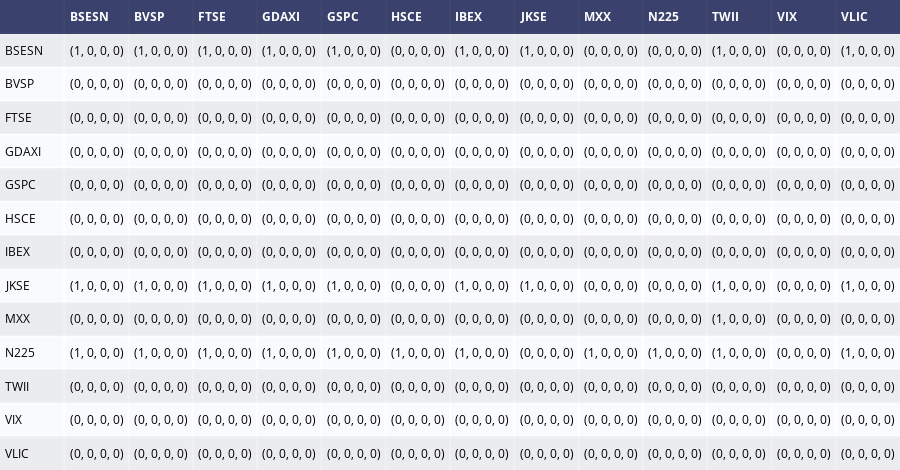

The cell this chart's notebook holds for it:
### Code cell
display_correlation('monthly', 'sigma_sq_ewma', 'Monthly', 'Spill Over Volatility')

### Figure 1 — Plotly figure (JSON) as saved in the notebook; plotly's stock layout.template omitted (floating-point values rounded to 4 significant figures; data arrays with more than 128 entries replaced by an {"elided": "..."} marker saying what was removed)
{"data": [{"colorscale": [[0, "#00083e"], [0.5, "#ededee"], [1, "#ffffff"]], "hoverinfo": "none", "opacity": 0.75, "showscale": false, "type": "heatmap", "z": {"elided": "14x14 float values"}}], "layout": {"annotations": [{"align": "left", "font": {"color": "#ffffff"}, "showarrow": false, "text": "<b> </b>", "x": -0.45, "xanchor": "left", "xref": "x", "y": 0, "yref": "y"}, {"align": "left", "font": {"color": "#ffffff"}, "showarrow": false, "text": "<b>BSESN</b>", "x": 0.55, "xanchor": "left", "xref": "x", "y": 0, "yref": "y"}, {"align": "left", "font": {"color": "#ffffff"}, "showarrow": false, "text": "<b>BVSP</b>", "x": 1.55, "xanchor": "left", "xref": "x", "y": 0, "yref": "y"}, {"align": "left", "font": {"color": "#ffffff"}, "showarrow": false, "text": "<b>FTSE</b>", "x": 2.55, "xanchor": "left", "xref": "x", "y": 0, "yref": "y"}, {"align": "left", "font": {"color": "#ffffff"}, "showarrow": false, "text": "<b>GDAXI</b>", "x": 3.55, "xanchor": "left", "xref": "x", "y": 0, "yref": "y"}, {"align": "left", "font": {"color": "#ffffff"}, "showarrow": false, "text": "<b>GSPC</b>", "x": 4.55, "xanchor": "left", "xref": "x", "y": 0, "yref": "y"}, {"align": "left", "font": {"color": "#ffffff"}, "showarrow": false, "text": "<b>HSCE</b>", "x": 5.55, "xanchor": "left", "xref": "x", "y": 0, "yref": "y"}, {"align": "left", "font": {"color": "#ffffff"}, "showarrow": false, "text": "<b>IBEX</b>", "x": 6.55, "xanchor": "left", "xref": "x", "y": 0, "yref": "y"}, {"align": "left", "font": {"color": "#ffffff"}, "showarrow": false, "text": "<b>JKSE</b>", "x": 7.55, "xanchor": "left", "xref": "x", "y": 0, "yref": "y"}, {"align": "left", "font": {"color": "#ffffff"}, "showarrow": false, "text": "<b>MXX</b>", "x": 8.55, "xanchor": "left", "xref": "x", "y": 0, "yref": "y"}, {"align": "left", "font": {"color": "#ffffff"}, "showarrow": false, "text": "<b>N225</b>", "x": 9.55, "xanchor": "left", "xref": "x", "y": 0, "yref": "y"}, {"align": "left", "font": {"color": "#ffffff"}, "showarrow": false, "text": "<b>TWII</b>", "x": 10.55, "xanchor": "left", "xref": "x", "y": 0, "yref": "y"}, {"align": "left", "font": {"color": "#ffffff"}, "showarrow": false, "text": "<b>VIX</b>", "x": 11.55, "xanchor": "left", "xref": "x", "y": 0, "yref": "y"}, {"align": "left", "font": {"color": "#ffffff"}, "showarrow": false, "text": "<b>VLIC</b>", "x": 12.55, "xanchor": "left", "xref": "x", "y": 0, "yref": "y"}, {"align": "left", "font": {"color": "#000000"}, "showarrow": false, "text": "BSESN", "x": -0.45, "xanchor": "left", "xref": "x", "y": 1, "yref": "y"}, {"align": "left", "font": {"color": "#000000"}, "showarrow": false, "text": "(1, 0, 0, 0)", "x": 0.55, "xanchor": "left", "xref": "x", "y": 1, "yref": "y"}, {"align": "left", "font": {"color": "#000000"}, "showarrow": false, "text": "(1, 0, 0, 0)", "x": 1.55, "xanchor": "left", "xref": "x", "y": 1, "yref": "y"}, {"align": "left", "font": {"color": "#000000"}, "showarrow": false, "text": "(1, 0, 0, 0)", "x": 2.55, "xanchor": "left", "xref": "x", "y": 1, "yref": "y"}, {"align": "left", "font": {"color": "#000000"}, "showarrow": false, "text": "(1, 0, 0, 0)", "x": 3.55, "xanchor": "left", "xref": "x", "y": 1, "yref": "y"}, {"align": "left", "font": {"color": "#000000"}, "showarrow": false, "text": "(1, 0, 0, 0)", "x": 4.55, "xanchor": "left", "xref": "x", "y": 1, "yref": "y"}, {"align": "left", "font": {"color": "#000000"}, "showarrow": false, "text": "(0, 0, 0, 0)", "x": 5.55, "xanchor": "left", "xref": "x", "y": 1, "yref": "y"}, {"align": "left", "font": {"color": "#000000"}, "showarrow": false, "text": "(1, 0, 0, 0)", "x": 6.55, "xanchor": "left", "xref": "x", "y": 1, "yref": "y"}, {"align": "left", "font": {"color": "#000000"}, "showarrow": false, "text": "(1, 0, 0, 0)", "x": 7.55, "xanchor": "left", "xref": "x", "y": 1, "yref": "y"}, {"align": "left", "font": {"color": "#000000"}, "showarrow": false, "text": "(0, 0, 0, 0)", "x": 8.55, "xanchor": "left", "xref": "x", "y": 1, "yref": "y"}, {"align": "left", "font": {"color": "#000000"}, "showarrow": false, "text": "(0, 0, 0, 0)", "x": 9.55, "xanchor": "left", "xref": "x", "y": 1, "yref": "y"}, {"align": "left", "font": {"color": "#000000"}, "showarrow": false, "text": "(1, 0, 0, 0)", "x": 10.55, "xanchor": "left", "xref": "x", "y": 1, "yref": "y"}, {"align": "left", "font": {"color": "#000000"}, "showarrow": false, "text": "(0, 0, 0, 0)", "x": 11.55, "xanchor": "left", "xref": "x", "y": 1, "yref": "y"}, {"align": "left", "font": {"color": "#000000"}, "showarrow": false, "text": "(1, 0, 0, 0)", "x": 12.55, "xanchor": "left", "xref": "x", "y": 1, "yref": "y"}, {"align": "left", "font": {"color": "#000000"}, "showarrow": false, "text": "BVSP", "x": -0.45, "xanchor": "left", "xref": "x", "y": 2, "yref": "y"}, {"align": "left", "font": {"color": "#000000"}, "showarrow": false, "text": "(0, 0, 0, 0)", "x": 0.55, "xanchor": "left", "xref": "x", "y": 2, "yref": "y"}, {"align": "left", "font": {"color": "#000000"}, "showarrow": false, "text": "(0, 0, 0, 0)", "x": 1.55, "xanchor": "left", "xref": "x", "y": 2, "yref": "y"}, {"align": "left", "font": {"color": "#000000"}, "showarrow": false, "text": "(0, 0, 0, 0)", "x": 2.55, "xanchor": "left", "xref": "x", "y": 2, "yref": "y"}, {"align": "left", "font": {"color": "#000000"}, "showarrow": false, "text": "(0, 0, 0, 0)", "x": 3.55, "xanchor": "left", "xref": "x", "y": 2, "yref": "y"}, {"align": "left", "font": {"color": "#000000"}, "showarrow": false, "text": "(0, 0, 0, 0)", "x": 4.55, "xanchor": "left", "xref": "x", "y": 2, "yref": "y"}, {"align": "left", "font": {"color": "#000000"}, "showarrow": false, "text": "(0, 0, 0, 0)", "x": 5.55, "xanchor": "left", "xref": "x", "y": 2, "yref": "y"}, {"align": "left", "font": {"color": "#000000"}, "showarrow": false, "text": "(0, 0, 0, 0)", "x": 6.55, "xanchor": "left", "xref": "x", "y": 2, "yref": "y"}, {"align": "left", "font": {"color": "#000000"}, "showarrow": false, "text": "(0, 0, 0, 0)", "x": 7.55, "xanchor": "left", "xref": "x", "y": 2, "yref": "y"}, {"align": "left", "font": {"color": "#000000"}, "showarrow": false, "text": "(0, 0, 0, 0)", "x": 8.55, "xanchor": "left", "xref": "x", "y": 2, "yref": "y"}, {"align": "left", "font": {"color": "#000000"}, "showarrow": false, "text": "(0, 0, 0, 0)", "x": 9.55, "xanchor": "left", "xref": "x", "y": 2, "yref": "y"}, {"align": "left", "font": {"color": "#000000"}, "showarrow": false, "text": "(0, 0, 0, 0)", "x": 10.55, "xanchor": "left", "xref": "x", "y": 2, "yref": "y"}, {"align": "left", "font": {"color": "#000000"}, "showarrow": false, "text": "(0, 0, 0, 0)", "x": 11.55, "xanchor": "left", "xref": "x", "y": 2, "yref": "y"}, {"align": "left", "font": {"color": "#000000"}, "showarrow": false, "text": "(0, 0, 0, 0)", "x": 12.55, "xanchor": "left", "xref": "x", "y": 2, "yref": "y"}, {"align": "left", "font": {"color": "#000000"}, "showarrow": false, "text": "FTSE", "x": -0.45, "xanchor": "left", "xref": "x", "y": 3, "yref": "y"}, {"align": "left", "font": {"color": "#000000"}, "showarrow": false, "text": "(0, 0, 0, 0)", "x": 0.55, "xanchor": "left", "xref": "x", "y": 3, "yref": "y"}, {"align": "left", "font": {"color": "#000000"}, "showarrow": false, "text": "(0, 0, 0, 0)", "x": 1.55, "xanchor": "left", "xref": "x", "y": 3, "yref": "y"}, {"align": "left", "font": {"color": "#000000"}, "showarrow": false, "text": "(0, 0, 0, 0)", "x": 2.55, "xanchor": "left", "xref": "x", "y": 3, "yref": "y"}, {"align": "left", "font": {"color": "#000000"}, "showarrow": false, "text": "(0, 0, 0, 0)", "x": 3.55, "xanchor": "left", "xref": "x", "y": 3, "yref": "y"}, {"align": "left", "font": {"color": "#000000"}, "showarrow": false, "text": "(0, 0, 0, 0)", "x": 4.55, "xanchor": "left", "xref": "x", "y": 3, "yref": "y"}, {"align": "left", "font": {"color": "#000000"}, "showarrow": false, "text": "(0, 0, 0, 0)", "x": 5.55, "xanchor": "left", "xref": "x", "y": 3, "yref": "y"}, {"align": "left", "font": {"color": "#000000"}, "showarrow": false, "text": "(0, 0, 0, 0)", "x": 6.55, "xanchor": "left", "xref": "x", "y": 3, "yref": "y"}, {"align": "left", "font": {"color": "#000000"}, "showarrow": false, "text": "(0, 0, 0, 0)", "x": 7.55, "xanchor": "left", "xref": "x", "y": 3, "yref": "y"}, {"align": "left", "font": {"color": "#000000"}, "showarrow": false, "text": "(0, 0, 0, 0)", "x": 8.55, "xanchor": "left", "xref": "x", "y": 3, "yref": "y"}, {"align": "left", "font": {"color": "#000000"}, "showarrow": false, "text": "(0, 0, 0, 0)", "x": 9.55, "xanchor": "left", "xref": "x", "y": 3, "yref": "y"}, {"align": "left", "font": {"color": "#000000"}, "showarrow": false, "text": "(0, 0, 0, 0)", "x": 10.55, "xanchor": "left", "xref": "x", "y": 3, "yref": "y"}, {"align": "left", "font": {"color": "#000000"}, "showarrow": false, "text": "(0, 0, 0, 0)", "x": 11.55, "xanchor": "left", "xref": "x", "y": 3, "yref": "y"}, {"align": "left", "font": {"color": "#000000"}, "showarrow": false, "text": "(0, 0, 0, 0)", "x": 12.55, "xanchor": "left", "xref": "x", "y": 3, "yref": "y"}, {"align": "left", "font": {"color": "#000000"}, "showarrow": false, "text": "GDAXI", "x": -0.45, "xanchor": "left", "xref": "x", "y": 4, "yref": "y"}, {"align": "left", "font": {"color": "#000000"}, "showarrow": false, "text": "(0, 0, 0, 0)", "x": 0.55, "xanchor": "left", "xref": "x", "y": 4, "yref": "y"}, {"align": "left", "font": {"color": "#000000"}, "showarrow": false, "text": "(0, 0, 0, 0)", "x": 1.55, "xanchor": "left", "xref": "x", "y": 4, "yref": "y"}, {"align": "left", "font": {"color": "#000000"}, "showarrow": false, "text": "(0, 0, 0, 0)", "x": 2.55, "xanchor": "left", "xref": "x", "y": 4, "yref": "y"}, {"align": "left", "font": {"color": "#000000"}, "showarrow": false, "text": "(0, 0, 0, 0)", "x": 3.55, "xanchor": "left", "xref": "x", "y": 4, "yref": "y"}, {"align": "left", "font": {"color": "#000000"}, "showarrow": false, "text": "(0, 0, 0, 0)", "x": 4.55, "xanchor": "left", "xref": "x", "y": 4, "yref": "y"}, {"align": "left", "font": {"color": "#000000"}, "showarrow": false, "text": "(0, 0, 0, 0)", "x": 5.55, "xanchor": "left", "xref": "x", "y": 4, "yref": "y"}, {"align": "left", "font": {"color": "#000000"}, "showarrow": false, "text": "(0, 0, 0, 0)", "x": 6.55, "xanchor": "left", "xref": "x", "y": 4, "yref": "y"}, {"align": "left", "font": {"color": "#000000"}, "showarrow": false, "text": "(0, 0, 0, 0)", "x": 7.55, "xanchor": "left", "xref": "x", "y": 4, "yref": "y"}, {"align": "left", "font": {"color": "#000000"}, "showarrow": false, "text": "(0, 0, 0, 0)", "x": 8.55, "xanchor": "left", "xref": "x", "y": 4, "yref": "y"}, {"align": "left", "font": {"color": "#000000"}, "showarrow": false, "text": "(0, 0, 0, 0)", "x": 9.55, "xanchor": "left", "xref": "x", "y": 4, "yref": "y"}, {"align": "left", "font": {"color": "#000000"}, "showarrow": false, "text": "(0, 0, 0, 0)", "x": 10.55, "xanchor": "left", "xref": "x", "y": 4, "yref": "y"}, {"align": "left", "font": {"color": "#000000"}, "showarrow": false, "text": "(0, 0, 0, 0)", "x": 11.55, "xanchor": "left", "xref": "x", "y": 4, "yref": "y"}, {"align": "left", "font": {"color": "#000000"}, "showarrow": false, "text": "(0, 0, 0, 0)", "x": 12.55, "xanchor": "left", "xref": "x", "y": 4, "yref": "y"}, {"align": "left", "font": {"color": "#000000"}, "showarrow": false, "text": "GSPC", "x": -0.45, "xanchor": "left", "xref": "x", "y": 5, "yref": "y"}, {"align": "left", "font": {"color": "#000000"}, "showarrow": false, "text": "(0, 0, 0, 0)", "x": 0.55, "xanchor": "left", "xref": "x", "y": 5, "yref": "y"}, {"align": "left", "font": {"color": "#000000"}, "showarrow": false, "text": "(0, 0, 0, 0)", "x": 1.55, "xanchor": "left", "xref": "x", "y": 5, "yref": "y"}, {"align": "left", "font": {"color": "#000000"}, "showarrow": false, "text": "(0, 0, 0, 0)", "x": 2.55, "xanchor": "left", "xref": "x", "y": 5, "yref": "y"}, {"align": "left", "font": {"color": "#000000"}, "showarrow": false, "text": "(0, 0, 0, 0)", "x": 3.55, "xanchor": "left", "xref": "x", "y": 5, "yref": "y"}, {"align": "left", "font": {"color": "#000000"}, "showarrow": false, "text": "(0, 0, 0, 0)", "x": 4.55, "xanchor": "left", "xref": "x", "y": 5, "yref": "y"}, {"align": "left", "font": {"color": "#000000"}, "showarrow": false, "text": "(0, 0, 0, 0)", "x": 5.55, "xanchor": "left", "xref": "x", "y": 5, "yref": "y"}, {"align": "left", "font": {"color": "#000000"}, "showarrow": false, "text": "(0, 0, 0, 0)", "x": 6.55, "xanchor": "left", "xref": "x", "y": 5, "yref": "y"}, {"align": "left", "font": {"color": "#000000"}, "showarrow": false, "text": "(0, 0, 0, 0)", "x": 7.55, "xanchor": "left", "xref": "x", "y": 5, "yref": "y"}, {"align": "left", "font": {"color": "#000000"}, "showarrow": false, "text": "(0, 0, 0, 0)", "x": 8.55, "xanchor": "left", "xref": "x", "y": 5, "yref": "y"}, {"align": "left", "font": {"color": "#000000"}, "showarrow": false, "text": "(0, 0, 0, 0)", "x": 9.55, "xanchor": "left", "xref": "x", "y": 5, "yref": "y"}, {"align": "left", "font": {"color": "#000000"}, "showarrow": false, "text": "(0, 0, 0, 0)", "x": 10.55, "xanchor": "left", "xref": "x", "y": 5, "yref": "y"}, {"align": "left", "font": {"color": "#000000"}, "showarrow": false, "text": "(0, 0, 0, 0)", "x": 11.55, "xanchor": "left", "xref": "x", "y": 5, "yref": "y"}, {"align": "left", "font": {"color": "#000000"}, "showarrow": false, "text": "(0, 0, 0, 0)", "x": 12.55, "xanchor": "left", "xref": "x", "y": 5, "yref": "y"}, {"align": "left", "font": {"color": "#000000"}, "showarrow": false, "text": "HSCE", "x": -0.45, "xanchor": "left", "xref": "x", "y": 6, "yref": "y"}, {"align": "left", "font": {"color": "#000000"}, "showarrow": false, "text": "(0, 0, 0, 0)", "x": 0.55, "xanchor": "left", "xref": "x", "y": 6, "yref": "y"}, {"align": "left", "font": {"color": "#000000"}, "showarrow": false, "text": "(0, 0, 0, 0)", "x": 1.55, "xanchor": "left", "xref": "x", "y": 6, "yref": "y"}, {"align": "left", "font": {"color": "#000000"}, "showarrow": false, "text": "(0, 0, 0, 0)", "x": 2.55, "xanchor": "left", "xref": "x", "y": 6, "yref": "y"}, {"align": "left", "font": {"color": "#000000"}, "showarrow": false, "text": "(0, 0, 0, 0)", "x": 3.55, "xanchor": "left", "xref": "x", "y": 6, "yref": "y"}, {"align": "left", "font": {"color": "#000000"}, "showarrow": false, "text": "(0, 0, 0, 0)", "x": 4.55, "xanchor": "left", "xref": "x", "y": 6, "yref": "y"}, {"align": "left", "font": {"color": "#000000"}, "showarrow": false, "text": "(0, 0, 0, 0)", "x": 5.55, "xanchor": "left", "xref": "x", "y": 6, "yref": "y"}, {"align": "left", "font": {"color": "#000000"}, "showarrow": false, "text": "(0, 0, 0, 0)", "x": 6.55, "xanchor": "left", "xref": "x", "y": 6, "yref": "y"}, {"align": "left", "font": {"color": "#000000"}, "showarrow": false, "text": "(0, 0, 0, 0)", "x": 7.55, "xanchor": "left", "xref": "x", "y": 6, "yref": "y"}, {"align": "left", "font": {"color": "#000000"}, "showarrow": false, "text": "(0, 0, 0, 0)", "x": 8.55, "xanchor": "left", "xref": "x", "y": 6, "yref": "y"}, {"align": "left", "font": {"color": "#000000"}, "showarrow": false, "text": "(0, 0, 0, 0)", "x": 9.55, "xanchor": "left", "xref": "x", "y": 6, "yref": "y"}, {"align": "left", "font": {"color": "#000000"}, "showarrow": false, "text": "(0, 0, 0, 0)", "x": 10.55, "xanchor": "left", "xref": "x", "y": 6, "yref": "y"}, {"align": "left", "font": {"color": "#000000"}, "showarrow": false, "text": "(0, 0, 0, 0)", "x": 11.55, "xanchor": "left", "xref": "x", "y": 6, "yref": "y"}, {"align": "left", "font": {"color": "#000000"}, "showarrow": false, "text": "(0, 0, 0, 0)", "x": 12.55, "xanchor": "left", "xref": "x", "y": 6, "yref": "y"}, {"align": "left", "font": {"color": "#000000"}, "showarrow": false, "text": "IBEX", "x": -0.45, "xanchor": "left", "xref": "x", "y": 7, "yref": "y"}, {"align": "left", "font": {"color": "#000000"}, "showarrow": false, "text": "(0, 0, 0, 0)", "x": 0.55, "xanchor": "left", "xref": "x", "y": 7, "yref": "y"}, {"align": "left", "font": {"color": "#000000"}, "showarrow": false, "text": "(0, 0, 0, 0)", "x": 1.55, "xanchor": "left", "xref": "x", "y": 7, "yref": "y"}, {"align": "left", "font": {"color": "#000000"}, "showarrow": false, "text": "(0, 0, 0, 0)", "x": 2.55, "xanchor": "left", "xref": "x", "y": 7, "yref": "y"}, {"align": "left", "font": {"color": "#000000"}, "showarrow": false, "text": "(0, 0, 0, 0)", "x": 3.55, "xanchor": "left", "xref": "x", "y": 7, "yref": "y"}, {"align": "left", "font": {"color": "#000000"}, "showarrow": false, "text": "(0, 0, 0, 0)", "x": 4.55, "xanchor": "left", "xref": "x", "y": 7, "yref": "y"}, {"align": "left", "font": {"color": "#000000"}, "showarrow": false, "text": "(0, 0, 0, 0)", "x": 5.55, "xanchor": "left", "xref": "x", "y": 7, "yref": "y"}, {"align": "left", "font": {"color": "#000000"}, "showarrow": false, "text": "(0, 0, 0, 0)", "x": 6.55, "xanchor": "left", "xref": "x", "y": 7, "yref": "y"}, {"align": "left", "font": {"color": "#000000"}, "showarrow": false, "text": "(0, 0, 0, 0)", "x": 7.55, "xanchor": "left", "xref": "x", "y": 7, "yref": "y"}, {"align": "left", "font": {"color": "#000000"}, "showarrow": false, "text": "(0, 0, 0, 0)", "x": 8.55, "xanchor": "left", "xref": "x", "y": 7, "yref": "y"}, {"align": "left", "font": {"color": "#000000"}, "showarrow": false, "text": "(0, 0, 0, 0)", "x": 9.55, "xanchor": "left", "xref": "x", "y": 7, "yref": "y"}, {"align": "left", "font": {"color": "#000000"}, "showarrow": false, "text": "(0, 0, 0, 0)", "x": 10.55, "xanchor": "left", "xref": "x", "y": 7, "yref": "y"}, {"align": "left", "font": {"color": "#000000"}, "showarrow": false, "text": "(0, 0, 0, 0)", "x": 11.55, "xanchor": "left", "xref": "x", "y": 7, "yref": "y"}, {"align": "left", "font": {"color": "#000000"}, "showarrow": false, "text": "(0, 0, 0, 0)", "x": 12.55, "xanchor": "left", "xref": "x", "y": 7, "yref": "y"}, {"align": "left", "font": {"color": "#000000"}, "showarrow": false, "text": "JKSE", "x": -0.45, "xanchor": "left", "xref": "x", "y": 8, "yref": "y"}, {"align": "left", "font": {"color": "#000000"}, "showarrow": false, "text": "(1, 0, 0, 0)", "x": 0.55, "xanchor": "left", "xref": "x", "y": 8, "yref": "y"}, {"align": "left", "font": {"color": "#000000"}, "showarrow": false, "text": "(1, 0, 0, 0)", "x": 1.55, "xanchor": "left", "xref": "x", "y": 8, "yref": "y"}, {"align": "left", "font": {"color": "#000000"}, "showarrow": false, "text": "(1, 0, 0, 0)", "x": 2.55, "xanchor": "left", "xref": "x", "y": 8, "yref": "y"}, {"align": "left", "font": {"color": "#000000"}, "showarrow": false, "text": "(1, 0, 0, 0)", "x": 3.55, "xanchor": "left", "xref": "x", "y": 8, "yref": "y"}, {"align": "left", "font": {"color": "#000000"}, "showarrow": false, "text": "(1, 0, 0, 0)", "x": 4.55, "xanchor": "left", "xref": "x", "y": 8, "yref": "y"}, {"align": "left", "font": {"color": "#000000"}, "showarrow": false, "text": "(0, 0, 0, 0)", "x": 5.55, "xanchor": "left", "xref": "x", "y": 8, "yref": "y"}, {"align": "left", "font": {"color": "#000000"}, "showarrow": false, "text": "(1, 0, 0, 0)", "x": 6.55, "xanchor": "left", "xref": "x", "y": 8, "yref": "y"}, {"align": "left", "font": {"color": "#000000"}, "showarrow": false, "text": "(1, 0, 0, 0)", "x": 7.55, "xanchor": "left", "xref": "x", "y": 8, "yref": "y"}, {"align": "left", "font": {"color": "#000000"}, "showarrow": false, "text": "(0, 0, 0, 0)", "x": 8.55, "xanchor": "left", "xref": "x", "y": 8, "yref": "y"}, {"align": "left", "font": {"color": "#000000"}, "showarrow": false, "text": "(0, 0, 0, 0)", "x": 9.55, "xanchor": "left", "xref": "x", "y": 8, "yref": "y"}, {"align": "left", "font": {"color": "#000000"}, "showarrow": false, "text": "(1, 0, 0, 0)", "x": 10.55, "xanchor": "left", "xref": "x", "y": 8, "yref": "y"}, {"align": "left", "font": {"color": "#000000"}, "showarrow": false, "text": "(0, 0, 0, 0)", "x": 11.55, "xanchor": "left", "xref": "x", "y": 8, "yref": "y"}, {"align": "left", "font": {"color": "#000000"}, "showarrow": false, "text": "(1, 0, 0, 0)", "x": 12.55, "xanchor": "left", "xref": "x", "y": 8, "yref": "y"}, {"align": "left", "font": {"color": "#000000"}, "showarrow": false, "text": "MXX", "x": -0.45, "xanchor": "left", "xref": "x", "y": 9, "yref": "y"}, {"align": "left", "font": {"color": "#000000"}, "showarrow": false, "text": "(0, 0, 0, 0)", "x": 0.55, "xanchor": "left", "xref": "x", "y": 9, "yref": "y"}, {"align": "left", "font": {"color": "#000000"}, "showarrow": false, "text": "(0, 0, 0, 0)", "x": 1.55, "xanchor": "left", "xref": "x", "y": 9, "yref": "y"}, {"align": "left", "font": {"color": "#000000"}, "showarrow": false, "text": "(0, 0, 0, 0)", "x": 2.55, "xanchor": "left", "xref": "x", "y": 9, "yref": "y"}, {"align": "left", "font": {"color": "#000000"}, "showarrow": false, "text": "(0, 0, 0, 0)", "x": 3.55, "xanchor": "left", "xref": "x", "y": 9, "yref": "y"}, {"align": "left", "font": {"color": "#000000"}, "showarrow": false, "text": "(0, 0, 0, 0)", "x": 4.55, "xanchor": "left", "xref": "x", "y": 9, "yref": "y"}, {"align": "left", "font": {"color": "#000000"}, "showarrow": false, "text": "(0, 0, 0, 0)", "x": 5.55, "xanchor": "left", "xref": "x", "y": 9, "yref": "y"}, {"align": "left", "font": {"color": "#000000"}, "showarrow": false, "text": "(0, 0, 0, 0)", "x": 6.55, "xanchor": "left", "xref": "x", "y": 9, "yref": "y"}, {"align": "left", "font": {"color": "#000000"}, "showarrow": false, "text": "(0, 0, 0, 0)", "x": 7.55, "xanchor": "left", "xref": "x", "y": 9, "yref": "y"}, {"align": "left", "font": {"color": "#000000"}, "showarrow": false, "text": "(0, 0, 0, 0)", "x": 8.55, "xanchor": "left", "xref": "x", "y": 9, "yref": "y"}, {"align": "left", "font": {"color": "#000000"}, "showarrow": false, "text": "(0, 0, 0, 0)", "x": 9.55, "xanchor": "left", "xref": "x", "y": 9, "yref": "y"}, {"align": "left", "font": {"color": "#000000"}, "showarrow": false, "text": "(1, 0, 0, 0)", "x": 10.55, "xanchor": "left", "xref": "x", "y": 9, "yref": "y"}, {"align": "left", "font": {"color": "#000000"}, "showarrow": false, "text": "(0, 0, 0, 0)", "x": 11.55, "xanchor": "left", "xref": "x", "y": 9, "yref": "y"}, {"align": "left", "font": {"color": "#000000"}, "showarrow": false, "text": "(0, 0, 0, 0)", "x": 12.55, "xanchor": "left", "xref": "x", "y": 9, "yref": "y"}, {"align": "left", "font": {"color": "#000000"}, "showarrow": false, "text": "N225", "x": -0.45, "xanchor": "left", "xref": "x", "y": 10, "yref": "y"}, {"align": "left", "font": {"color": "#000000"}, "showarrow": false, "text": "(1, 0, 0, 0)", "x": 0.55, "xanchor": "left", "xref": "x", "y": 10, "yref": "y"}, {"align": "left", "font": {"color": "#000000"}, "showarrow": false, "text": "(1, 0, 0, 0)", "x": 1.55, "xanchor": "left", "xref": "x", "y": 10, "yref": "y"}, {"align": "left", "font": {"color": "#000000"}, "showarrow": false, "text": "(1, 0, 0, 0)", "x": 2.55, "xanchor": "left", "xref": "x", "y": 10, "yref": "y"}, {"align": "left", "font": {"color": "#000000"}, "showarrow": false, "text": "(1, 0, 0, 0)", "x": 3.55, "xanchor": "left", "xref": "x", "y": 10, "yref": "y"}, {"align": "left", "font": {"color": "#000000"}, "showarrow": false, "text": "(1, 0, 0, 0)", "x": 4.55, "xanchor": "left", "xref": "x", "y": 10, "yref": "y"}, {"align": "left", "font": {"color": "#000000"}, "showarrow": false, "text": "(1, 0, 0, 0)", "x": 5.55, "xanchor": "left", "xref": "x", "y": 10, "yref": "y"}, {"align": "left", "font": {"color": "#000000"}, "showarrow": false, "text": "(1, 0, 0, 0)", "x": 6.55, "xanchor": "left", "xref": "x", "y": 10, "yref": "y"}, {"align": "left", "font": {"color": "#000000"}, "showarrow": false, "text": "(0, 0, 0, 0)", "x": 7.55, "xanchor": "left", "xref": "x", "y": 10, "yref": "y"}, {"align": "left", "font": {"color": "#000000"}, "showarrow": false, "text": "(1, 0, 0, 0)", "x": 8.55, "xanchor": "left", "xref": "x", "y": 10, "yref": "y"}, {"align": "left", "font": {"color": "#000000"}, "showarrow": false, "text": "(1, 0, 0, 0)", "x": 9.55, "xanchor": "left", "xref": "x", "y": 10, "yref": "y"}, {"align": "left", "font": {"color": "#000000"}, "showarrow": false, "text": "(1, 0, 0, 0)", "x": 10.55, "xanchor": "left", "xref": "x", "y": 10, "yref": "y"}, {"align": "left", "font": {"color": "#000000"}, "showarrow": false, "text": "(0, 0, 0, 0)", "x": 11.55, "xanchor": "left", "xref": "x", "y": 10, "yref": "y"}, {"align": "left", "font": {"color": "#000000"}, "showarrow": false, "text": "(1, 0, 0, 0)", "x": 12.55, "xanchor": "left", "xref": "x", "y": 10, "yref": "y"}, {"align": "left", "font": {"color": "#000000"}, "showarrow": false, "text": "TWII", "x": -0.45, "xanchor": "left", "xref": "x", "y": 11, "yref": "y"}, {"align": "left", "font": {"color": "#000000"}, "showarrow": false, "text": "(0, 0, 0, 0)", "x": 0.55, "xanchor": "left", "xref": "x", "y": 11, "yref": "y"}, {"align": "left", "font": {"color": "#000000"}, "showarrow": false, "text": "(0, 0, 0, 0)", "x": 1.55, "xanchor": "left", "xref": "x", "y": 11, "yref": "y"}, {"align": "left", "font": {"color": "#000000"}, "showarrow": false, "text": "(0, 0, 0, 0)", "x": 2.55, "xanchor": "left", "xref": "x", "y": 11, "yref": "y"}, {"align": "left", "font": {"color": "#000000"}, "showarrow": false, "text": "(0, 0, 0, 0)", "x": 3.55, "xanchor": "left", "xref": "x", "y": 11, "yref": "y"}, {"align": "left", "font": {"color": "#000000"}, "showarrow": false, "text": "(0, 0, 0, 0)", "x": 4.55, "xanchor": "left", "xref": "x", "y": 11, "yref": "y"}, {"align": "left", "font": {"color": "#000000"}, "showarrow": false, "text": "(0, 0, 0, 0)", "x": 5.55, "xanchor": "left", "xref": "x", "y": 11, "yref": "y"}, {"align": "left", "font": {"color": "#000000"}, "showarrow": false, "text": "(0, 0, 0, 0)", "x": 6.55, "xanchor": "left", "xref": "x", "y": 11, "yref": "y"}, {"align": "left", "font": {"color": "#000000"}, "showarrow": false, "text": "(0, 0, 0, 0)", "x": 7.55, "xanchor": "left", "xref": "x", "y": 11, "yref": "y"}, {"align": "left", "font": {"color": "#000000"}, "showarrow": false, "text": "(0, 0, 0, 0)", "x": 8.55, "xanchor": "left", "xref": "x", "y": 11, "yref": "y"}, {"align": "left", "font": {"color": "#000000"}, "showarrow": false, "text": "(0, 0, 0, 0)", "x": 9.55, "xanchor": "left", "xref": "x", "y": 11, "yref": "y"}, {"align": "left", "font": {"color": "#000000"}, "showarrow": false, "text": "(0, 0, 0, 0)", "x": 10.55, "xanchor": "left", "xref": "x", "y": 11, "yref": "y"}, {"align": "left", "font": {"color": "#000000"}, "showarrow": false, "text": "(0, 0, 0, 0)", "x": 11.55, "xanchor": "left", "xref": "x", "y": 11, "yref": "y"}, {"align": "left", "font": {"color": "#000000"}, "showarrow": false, "text": "(0, 0, 0, 0)", "x": 12.55, "xanchor": "left", "xref": "x", "y": 11, "yref": "y"}, {"align": "left", "font": {"color": "#000000"}, "showarrow": false, "text": "VIX", "x": -0.45, "xanchor": "left", "xref": "x", "y": 12, "yref": "y"}, {"align": "left", "font": {"color": "#000000"}, "showarrow": false, "text": "(0, 0, 0, 0)", "x": 0.55, "xanchor": "left", "xref": "x", "y": 12, "yref": "y"}, {"align": "left", "font": {"color": "#000000"}, "showarrow": false, "text": "(0, 0, 0, 0)", "x": 1.55, "xanchor": "left", "xref": "x", "y": 12, "yref": "y"}, {"align": "left", "font": {"color": "#000000"}, "showarrow": false, "text": "(0, 0, 0, 0)", "x": 2.55, "xanchor": "left", "xref": "x", "y": 12, "yref": "y"}, {"align": "left", "font": {"color": "#000000"}, "showarrow": false, "text": "(0, 0, 0, 0)", "x": 3.55, "xanchor": "left", "xref": "x", "y": 12, "yref": "y"}, {"align": "left", "font": {"color": "#000000"}, "showarrow": false, "text": "(0, 0, 0, 0)", "x": 4.55, "xanchor": "left", "xref": "x", "y": 12, "yref": "y"}, {"align": "left", "font": {"color": "#000000"}, "showarrow": false, "text": "(0, 0, 0, 0)", "x": 5.55, "xanchor": "left", "xref": "x", "y": 12, "yref": "y"}, {"align": "left", "font": {"color": "#000000"}, "showarrow": false, "text": "(0, 0, 0, 0)", "x": 6.55, "xanchor": "left", "xref": "x", "y": 12, "yref": "y"}, {"align": "left", "font": {"color": "#000000"}, "showarrow": false, "text": "(0, 0, 0, 0)", "x": 7.55, "xanchor": "left", "xref": "x", "y": 12, "yref": "y"}, {"align": "left", "font": {"color": "#000000"}, "showarrow": false, "text": "(0, 0, 0, 0)", "x": 8.55, "xanchor": "left", "xref": "x", "y": 12, "yref": "y"}, {"align": "left", "font": {"color": "#000000"}, "showarrow": false, "text": "(0, 0, 0, 0)", "x": 9.55, "xanchor": "left", "xref": "x", "y": 12, "yref": "y"}, {"align": "left", "font": {"color": "#000000"}, "showarrow": false, "text": "(0, 0, 0, 0)", "x": 10.55, "xanchor": "left", "xref": "x", "y": 12, "yref": "y"}, {"align": "left", "font": {"color": "#000000"}, "showarrow": false, "text": "(0, 0, 0, 0)", "x": 11.55, "xanchor": "left", "xref": "x", "y": 12, "yref": "y"}, {"align": "left", "font": {"color": "#000000"}, "showarrow": false, "text": "(0, 0, 0, 0)", "x": 12.55, "xanchor": "left", "xref": "x", "y": 12, "yref": "y"}, {"align": "left", "font": {"color": "#000000"}, "showarrow": false, "text": "VLIC", "x": -0.45, "xanchor": "left", "xref": "x", "y": 13, "yref": "y"}, {"align": "left", "font": {"color": "#000000"}, "showarrow": false, "text": "(0, 0, 0, 0)", "x": 0.55, "xanchor": "left", "xref": "x", "y": 13, "yref": "y"}, {"align": "left", "font": {"color": "#000000"}, "showarrow": false, "text": "(0, 0, 0, 0)", "x": 1.55, "xanchor": "left", "xref": "x", "y": 13, "yref": "y"}, {"align": "left", "font": {"color": "#000000"}, "showarrow": false, "text": "(0, 0, 0, 0)", "x": 2.55, "xanchor": "left", "xref": "x", "y": 13, "yref": "y"}, {"align": "left", "font": {"color": "#000000"}, "showarrow": false, "text": "(0, 0, 0, 0)", "x": 3.55, "xanchor": "left", "xref": "x", "y": 13, "yref": "y"}, {"align": "left", "font": {"color": "#000000"}, "showarrow": false, "text": "(0, 0, 0, 0)", "x": 4.55, "xanchor": "left", "xref": "x", "y": 13, "yref": "y"}, {"align": "left", "font": {"color": "#000000"}, "showarrow": false, "text": "(0, 0, 0, 0)", "x": 5.55, "xanchor": "left", "xref": "x", "y": 13, "yref": "y"}, {"align": "left", "font": {"color": "#000000"}, "showarrow": false, "text": "(0, 0, 0, 0)", "x": 6.55, "xanchor": "left", "xref": "x", "y": 13, "yref": "y"}, {"align": "left", "font": {"color": "#000000"}, "showarrow": false, "text": "(0, 0, 0, 0)", "x": 7.55, "xanchor": "left", "xref": "x", "y": 13, "yref": "y"}, {"align": "left", "font": {"color": "#000000"}, "showarrow": false, "text": "(0, 0, 0, 0)", "x": 8.55, "xanchor": "left", "xref": "x", "y": 13, "yref": "y"}, {"align": "left", "font": {"color": "#000000"}, "showarrow": false, "text": "(0, 0, 0, 0)", "x": 9.55, "xanchor": "left", "xref": "x", "y": 13, "yref": "y"}, {"align": "left", "font": {"color": "#000000"}, "showarrow": false, "text": "(0, 0, 0, 0)", "x": 10.55, "xanchor": "left", "xref": "x", "y": 13, "yref": "y"}, {"align": "left", "font": {"color": "#000000"}, "showarrow": false, "text": "(0, 0, 0, 0)", "x": 11.55, "xanchor": "left", "xref": "x", "y": 13, "yref": "y"}, {"align": "left", "font": {"color": "#000000"}, "showarrow": false, "text": "(0, 0, 0, 0)", "x": 12.55, "xanchor": "left", "xref": "x", "y": 13, "yref": "y"}], "height": 470, "margin": {"b": 0, "l": 0, "r": 0, "t": 0}, "xaxis": {"dtick": 1, "gridwidth": 2, "showticklabels": false, "tick0": -0.5, "ticks": "", "zeroline": false}, "yaxis": {"autorange": "reversed", "dtick": 1, "gridwidth": 2, "showticklabels": false, "tick0": 0.5, "ticks": "", "zeroline": false}}}
